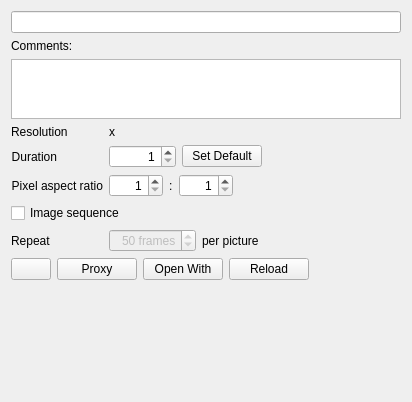
<?xml version="1.0" encoding="UTF-8"?>
<ui version="4.0">
 <class>ImageProducerWidget</class>
 <widget class="QWidget" name="ImageProducerWidget">
  <property name="geometry">
   <rect>
    <x>0</x>
    <y>0</y>
    <width>412</width>
    <height>402</height>
   </rect>
  </property>
  <property name="windowTitle">
   <string>Form</string>
  </property>
  <property name="whatsThis">
   <string notr="true">https://forum.bossa.org/t/image-properties/12924/1</string>
  </property>
  <layout class="QVBoxLayout" name="verticalLayout">
   <item>
    <widget class="QLineEdit" name="filenameLabel">
     <property name="alignment">
      <set>Qt::AlignmentFlag::AlignCenter</set>
     </property>
    </widget>
   </item>
   <item>
    <widget class="QLabel" name="label_2">
     <property name="text">
      <string>Comments:</string>
     </property>
    </widget>
   </item>
   <item>
    <widget class="QPlainTextEdit" name="notesTextEdit">
     <property name="maximumSize">
      <size>
       <width>16777215</width>
       <height>60</height>
      </size>
     </property>
     <property name="focusPolicy">
      <enum>Qt::FocusPolicy::StrongFocus</enum>
     </property>
     <property name="tabChangesFocus">
      <bool>true</bool>
     </property>
     <property name="plainText">
      <string/>
     </property>
    </widget>
   </item>
   <item>
    <layout class="QFormLayout" name="formLayout">
     <property name="fieldGrowthPolicy">
      <enum>QFormLayout::FieldGrowthPolicy::FieldsStayAtSizeHint</enum>
     </property>
     <property name="formAlignment">
      <set>Qt::AlignmentFlag::AlignLeading|Qt::AlignmentFlag::AlignLeft|Qt::AlignmentFlag::AlignTop</set>
     </property>
     <item row="0" column="0">
      <widget class="QLabel" name="label">
       <property name="text">
        <string>Resolution</string>
       </property>
      </widget>
     </item>
     <item row="0" column="1">
      <layout class="QHBoxLayout" name="horizontalLayout_3">
       <item>
        <widget class="QLabel" name="resolutionLabel">
         <property name="text">
          <string>x</string>
         </property>
         <property name="textInteractionFlags">
          <set>Qt::TextInteractionFlag::TextSelectableByKeyboard|Qt::TextInteractionFlag::TextSelectableByMouse</set>
         </property>
        </widget>
       </item>
      </layout>
     </item>
     <item row="2" column="0">
      <widget class="QLabel" name="durationLabel">
       <property name="text">
        <string>Duration</string>
       </property>
       <property name="alignment">
        <set>Qt::AlignmentFlag::AlignRight|Qt::AlignmentFlag::AlignTrailing|Qt::AlignmentFlag::AlignVCenter</set>
       </property>
      </widget>
     </item>
     <item row="2" column="1">
      <layout class="QHBoxLayout" name="horizontalLayout_6">
       <item>
        <widget class="TimeSpinBox" name="durationSpinBox">
         <property name="maximumSize">
          <size>
           <width>150</width>
           <height>16777215</height>
          </size>
         </property>
         <property name="focusPolicy">
          <enum>Qt::FocusPolicy::ClickFocus</enum>
         </property>
         <property name="alignment">
          <set>Qt::AlignmentFlag::AlignRight|Qt::AlignmentFlag::AlignTrailing|Qt::AlignmentFlag::AlignVCenter</set>
         </property>
         <property name="accelerated">
          <bool>true</bool>
         </property>
         <property name="keyboardTracking">
          <bool>false</bool>
         </property>
         <property name="minimum">
          <number>1</number>
         </property>
         <property name="maximum">
          <number>2147483647</number>
         </property>
        </widget>
       </item>
       <item>
        <widget class="QPushButton" name="defaultDurationButton">
         <property name="toolTip">
          <string>Make the current duration value the default value</string>
         </property>
         <property name="text">
          <string>Set Default</string>
         </property>
        </widget>
       </item>
      </layout>
     </item>
     <item row="3" column="0">
      <widget class="QLabel" name="aspectRatioLabel">
       <property name="text">
        <string>Pixel aspect ratio</string>
       </property>
       <property name="alignment">
        <set>Qt::AlignmentFlag::AlignRight|Qt::AlignmentFlag::AlignTrailing|Qt::AlignmentFlag::AlignVCenter</set>
       </property>
      </widget>
     </item>
     <item row="3" column="1">
      <layout class="QHBoxLayout" name="horizontalLayout_2">
       <item>
        <widget class="QSpinBox" name="aspectNumSpinBox">
         <property name="alignment">
          <set>Qt::AlignmentFlag::AlignRight|Qt::AlignmentFlag::AlignTrailing|Qt::AlignmentFlag::AlignVCenter</set>
         </property>
         <property name="keyboardTracking">
          <bool>false</bool>
         </property>
         <property name="minimum">
          <number>1</number>
         </property>
         <property name="maximum">
          <number>1000</number>
         </property>
         <property name="value">
          <number>1</number>
         </property>
        </widget>
       </item>
       <item>
        <widget class="QLabel" name="label_4">
         <property name="text">
          <string>:</string>
         </property>
        </widget>
       </item>
       <item>
        <widget class="QSpinBox" name="aspectDenSpinBox">
         <property name="alignment">
          <set>Qt::AlignmentFlag::AlignRight|Qt::AlignmentFlag::AlignTrailing|Qt::AlignmentFlag::AlignVCenter</set>
         </property>
         <property name="keyboardTracking">
          <bool>false</bool>
         </property>
         <property name="minimum">
          <number>1</number>
         </property>
         <property name="maximum">
          <number>1000</number>
         </property>
         <property name="value">
          <number>1</number>
         </property>
        </widget>
       </item>
      </layout>
     </item>
     <item row="4" column="0" colspan="2">
      <widget class="QCheckBox" name="sequenceCheckBox">
       <property name="text">
        <string>Image sequence</string>
       </property>
      </widget>
     </item>
     <item row="5" column="0">
      <widget class="QLabel" name="label_3">
       <property name="text">
        <string>Repeat</string>
       </property>
      </widget>
     </item>
     <item row="5" column="1">
      <layout class="QHBoxLayout" name="horizontalLayout_4">
       <item>
        <widget class="QSpinBox" name="repeatSpinBox">
         <property name="enabled">
          <bool>false</bool>
         </property>
         <property name="alignment">
          <set>Qt::AlignmentFlag::AlignRight|Qt::AlignmentFlag::AlignTrailing|Qt::AlignmentFlag::AlignVCenter</set>
         </property>
         <property name="keyboardTracking">
          <bool>false</bool>
         </property>
         <property name="suffix">
          <string> frames</string>
         </property>
         <property name="minimum">
          <number>1</number>
         </property>
         <property name="maximum">
          <number>999</number>
         </property>
         <property name="value">
          <number>50</number>
         </property>
        </widget>
       </item>
       <item>
        <widget class="QLabel" name="label_5">
         <property name="text">
          <string>per picture</string>
         </property>
        </widget>
       </item>
      </layout>
     </item>
    </layout>
   </item>
   <item>
    <layout class="QHBoxLayout" name="horizontalLayout">
     <item>
      <widget class="QPushButton" name="menuButton">
       <property name="toolTip">
        <string>Properties Menu</string>
       </property>
       <property name="text">
        <string/>
       </property>
       <property name="icon">
        <iconset theme="show-menu" resource="../../icons/resources.qrc">
         <normaloff>:/icons/oxygen/32x32/actions/show-menu.png</normaloff>:/icons/oxygen/32x32/actions/show-menu.png</iconset>
       </property>
      </widget>
     </item>
     <item>
      <widget class="QPushButton" name="proxyButton">
       <property name="text">
        <string>Proxy</string>
       </property>
      </widget>
     </item>
     <item>
      <widget class="QPushButton" name="openWithButton">
       <property name="text">
        <string>Open With</string>
       </property>
      </widget>
     </item>
     <item>
      <widget class="QPushButton" name="reloadButton">
       <property name="toolTip">
        <string>Refresh the file in Bossa if you changed it in another app</string>
       </property>
       <property name="text">
        <string>Reload</string>
       </property>
      </widget>
     </item>
     <item>
      <spacer name="horizontalSpacer">
       <property name="orientation">
        <enum>Qt::Orientation::Horizontal</enum>
       </property>
       <property name="sizeHint" stdset="0">
        <size>
         <width>40</width>
         <height>20</height>
        </size>
       </property>
      </spacer>
     </item>
    </layout>
   </item>
   <item>
    <spacer name="verticalSpacer">
     <property name="orientation">
      <enum>Qt::Orientation::Vertical</enum>
     </property>
     <property name="sizeHint" stdset="0">
      <size>
       <width>20</width>
       <height>18</height>
      </size>
     </property>
    </spacer>
   </item>
  </layout>
  <action name="actionCopyFullFilePath">
   <property name="text">
    <string>Copy Full File Path</string>
   </property>
  </action>
  <action name="actionOpenFolder">
   <property name="text">
    <string>Show In Folder</string>
   </property>
  </action>
  <action name="actionSetFileDate">
   <property name="text">
    <string>Set Creation Time...</string>
   </property>
  </action>
  <action name="actionDisableProxy">
   <property name="checkable">
    <bool>true</bool>
   </property>
   <property name="text">
    <string>Disable Proxy</string>
   </property>
  </action>
  <action name="actionMakeProxy">
   <property name="text">
    <string>Make Proxy</string>
   </property>
  </action>
  <action name="actionDeleteProxy">
   <property name="text">
    <string>Delete Proxy</string>
   </property>
  </action>
  <action name="actionCopyHashCode">
   <property name="text">
    <string>Copy Hash Code</string>
   </property>
  </action>
  <action name="actionShowInFiles">
   <property name="text">
    <string>Show In Files</string>
   </property>
  </action>
  <action name="actionReset">
   <property name="text">
    <string>Reset</string>
   </property>
   <property name="menuRole">
    <enum>QAction::MenuRole::NoRole</enum>
   </property>
  </action>
 </widget>
 <customwidgets>
  <customwidget>
   <class>TimeSpinBox</class>
   <extends>QSpinBox</extends>
   <header>widgets/timespinbox.h</header>
  </customwidget>
 </customwidgets>
 <tabstops>
  <tabstop>filenameLabel</tabstop>
  <tabstop>notesTextEdit</tabstop>
  <tabstop>defaultDurationButton</tabstop>
  <tabstop>aspectNumSpinBox</tabstop>
  <tabstop>aspectDenSpinBox</tabstop>
  <tabstop>sequenceCheckBox</tabstop>
  <tabstop>repeatSpinBox</tabstop>
  <tabstop>menuButton</tabstop>
  <tabstop>openWithButton</tabstop>
  <tabstop>reloadButton</tabstop>
 </tabstops>
 <resources>
  <include location="../../icons/resources.qrc"/>
 </resources>
 <connections>
  <connection>
   <sender>sequenceCheckBox</sender>
   <signal>toggled(bool)</signal>
   <receiver>openWithButton</receiver>
   <slot>setDisabled(bool)</slot>
   <hints>
    <hint type="sourcelabel">
     <x>112</x>
     <y>265</y>
    </hint>
    <hint type="destinationlabel">
     <x>83</x>
     <y>333</y>
    </hint>
   </hints>
  </connection>
 </connections>
</ui>
